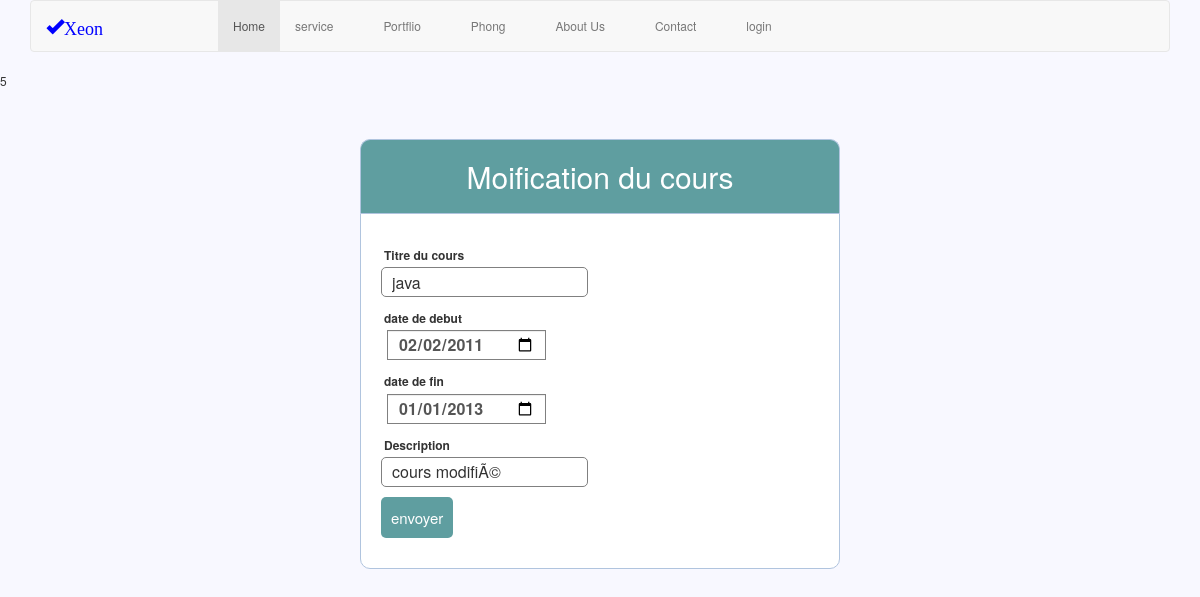
/edit.php?id=5, run on the app's committed database.
### tables this page shows
CREATE TABLE `cours` (
  `id` int(20) NOT NULL,
  `titre` text NOT NULL,
  `debut` date NOT NULL,
  `fin` date NOT NULL,
  `description` text NOT NULL
);

### edit.php (the view, shortened to what this page needs)
<?php
include("connexion.php");
$id = $_GET['id'];
$mor = $con->query("select * FROM cours where id='$id' ");
while ($donnees = $mor->fetch())
{
    $titre=$donnees['titre'];
    $debut=$donnees['debut'];
    $fin=$donnees['fin'];
    $description=$donnees['description'];
}
?>
<!DOCTYPE html>
<html>
<head>
    <link rel="stylesheet" href="style.css">
</head>
<body>
<div class="header">
    <h2>Moification du cours</h2>
</div>
<form method="post" action="edit.php">
    <div class="input-group">
        <label>Titre du cours</label>
        <input type="text" name="titre" value="<?php echo $titre;?>">
    </div>
<div class="input-group date" >
    <label>date de debut<label/>
    <input type="date"  name = "debut" class="form-control" value="<?php echo $debut;?>">
</div>
<div class="input-group date" >
    <label>date de fin <label/>
    <input type="date" class="form-control" name="fin" value="<?php echo $fin;?>">
</div>
    <div class="input-group" >
        <label>Description</label>
        <input type="textarea" name ="description" value="<?php echo $description;?>">
    </div>
    <div class="input-group">
        <button type="submit" class="btn" name="submit">envoyer</button>
    </div>
</form>
</body>
</html>

### index.css (style rules this page uses)
.li { margin-right: 20px; margin-top: 0px; }
body { background-color:#e6e6e6; }
h2 { text-align: center; margin: auto; }

### style.css (style rules this page uses)
* { margin: 0px; padding: 0px; }
body { font-size: 120%; background: #F8F8FF; }
.header { width: 40%; margin: 50px auto 0px; color: white; background: #5F9EA0; text-align: center; border: 1px solid #B0C4DE; border-bottom: none; border-radius: 10px 10px 0px 0px; padding: 20px; }
form, .content { width: 40%; margin: 0px auto; padding: 20px; border: 1px solid #B0C4DE; background: white; border-radius: 0px 0px 10px 10px; }
.input-group { margin: 10px 0px 10px 0px; }
.input-group label { display: block; text-align: left; margin: 3px; }
.input-group input { height: 30px; width: 93%; padding: 5px 10px; font-size: 16px; border-radius: 5px; border: 1px solid gray; }
.btn { padding: 10px; font-size: 15px; color: white; background: #5F9EA0; border: none; border-radius: 5px; }

### data on the page
cours: titre "java", debut "02/02/2011", fin "01/01/2013", description "cours modifiÃ©"
